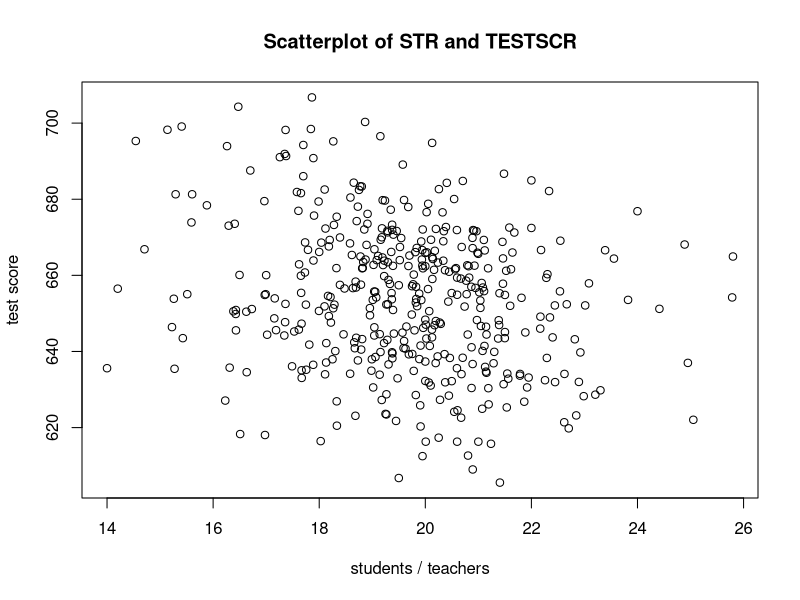
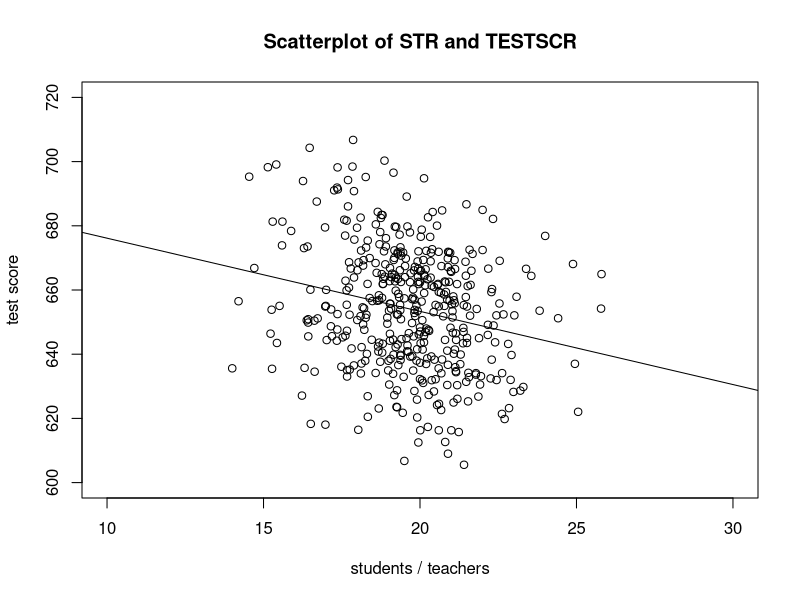
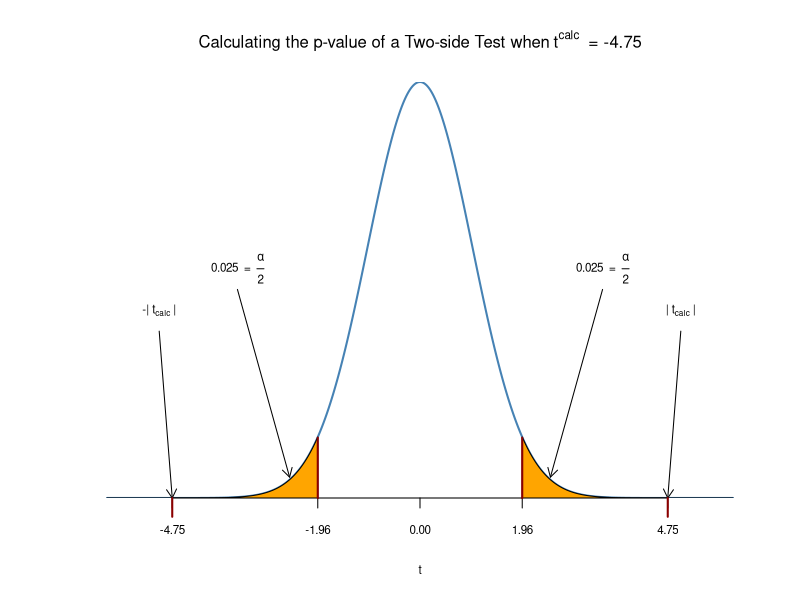
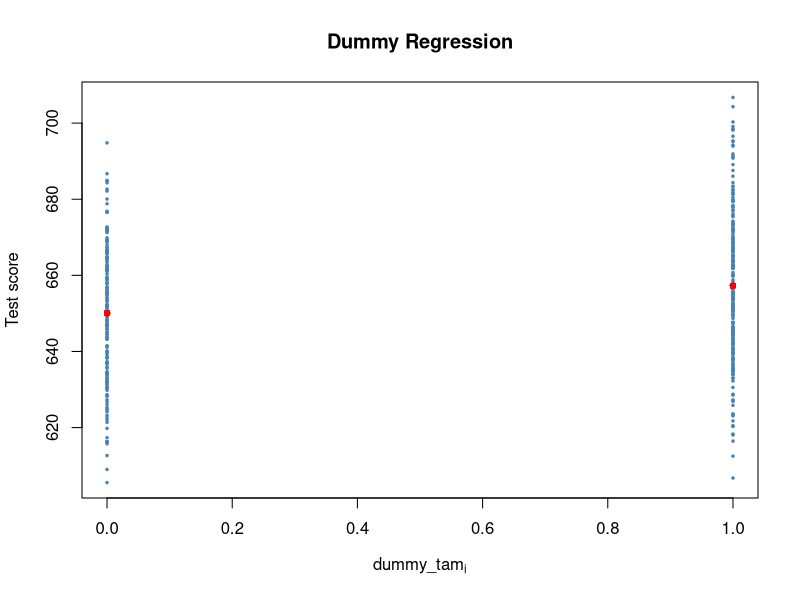

Recreate these plots in R, in order.
# --------------- Load add-on packages ---------------
library("AER")

# --------------- Load data ---------------
data("CASchools")

# Me dice que tipo de objeto es CASchools
class(CASchools)

# Describe las primeras líneas del argumento
head(CASchools)

# --------------- New variables ---------------
CASchools$str <- CASchools$students / CASchools$teachers
CASchools$testscr <- (CASchools$read + CASchools$math) / 2

# --------------- Estadísticas descriptivas ---------------

# Mean
mean_str <- mean(CASchools$str)
mean_testscr <- mean(CASchools$testscr)

# Standard deviations
sd_str <- sd(CASchools$str)
sd_testscr <- sd(CASchools$testscr)

# Set up a vector of percentiles and compute the quantiles
quantiles <- c(0.1, 0.25, 0.4, 0.5, 0.6, 0.75, 0.9)
quant_str <- quantile(CASchools$str, quantiles)
quant_testscr <- quantile(CASchools$testscr, quantiles)

# Gather everything in a dataframe
summary_report <- data.frame(mean = c(mean_str, mean_testscr), 
                             standard_deviation = c(sd_str, sd_testscr), 
                             quantile = rbind(quant_str, quant_testscr))
summary_report

# Gráfico de nube de puntos
plot(x = CASchools$str, y = CASchools$testscr, 
     main = "Scatterplot of STR and TESTSCR",
     xlab = "students / teachers", 
     ylab = "test score")

# Correlación
cor(x = CASchools$str, y = CASchools$testscr)

# --------------- Estimación de b1hat y b0hat ---------------

# Command attach: allows to use the variables contained in CASchools directly
attach(CASchools)

# Compute beta1_hat
beta_1 <- sum( (str - mean(str)) * (testscr - mean(testscr)) / 
               sum( (str - mean(str))^2 ) )

# Compute beta0_hat
beta_0 <- mean(testscr) - beta_1 * mean(str)

# --------------- Parte automática ---------------

# Estimate the model and assign the result lo linear_model
linear_model <- lm(formula = testscr ~ str, 
                   data = CASchools)
linear_model
summary(linear_model)

# --------------- Data plot ---------------

plot(x = str, y = testscr, 
     main = "Scatterplot of STR and TESTSCR", 
     xlab = "students / teachers", 
     ylab = "test score", 
     xlim = c(10, 30), 
     ylim = c(600, 720))

# Add the regression line
abline(linear_model)

# --------------- Parte manual ---------------

# Compute R^2 manually
SSR <- sum(linear_model$residuals^2)
SST <- sum((testscr - mean(testscr))^2)
R2 <- 1 - SSR/SST

# Compute Root MSE
n <- nrow(CASchools)
MSE <- sqrt(SSR / (n - 2))
# Entre más grande sea, la precisión del modelo es menor

# --------------- Prueba de hipótesis ---------------

# Print the summary of the coefficients to the console
summary(linear_model)$coefficients

# Determine residual degress of freedom
linear_model$df.residual

# p - value (dos colas)
2 * pt(q = -4.751327, df = 418)

# However since n is sufficiently large one could just as well use the standard
# normal density to compute p-value:
2 * pnorm(q = -4.751327)

# --------------- Results plot ---------------

# Plot the standard normal on the support [-6, 6]
t <- seq(-6, 6, 0.01)
plot(x = t, 
     y = dnorm(x = t, mean = 0, sd = 1), 
     type = "l", 
     col = "steelblue", 
     lwd = 2, 
     yaxs = "i", 
     axes = F, 
     ylab = "", 
     main = expression(
       "Calculating the p-value of a Two-side Test when" ~ t^calc ~ " = -4.75"
     ), 
     cex.lab = 0.7, 
     cex.main = 1)

tcalc <- -4.75
axis(side = 1, 
     at = c(0, -1.96, 1.96, -tcalc, tcalc), 
     cex.axis = 0.7)

# Shade the critical regions using polygon():
# Critical region in left tail
polygon(x = c(-6, seq(-6, -1.96, 0.01), -1.96), 
        y = c(0, dnorm(seq(-6, -1.96, 0.01)), 0), 
        col = "orange")
# Critical region in right tail
polygon(x = c(1.96, seq(1.96, 6, 0.01), 6), 
        y = c(0, dnorm(seq(1.96, 6, 0.01)), 0), 
        col = "orange")

# Add arrows and texts indicating critical regions and the p-value
arrows(x0 = -3.5, y0 = 0.2, x1 = -2.5, y1 = 0.02, length = 0.1)
arrows(x0 = 3.5, y0 = 0.2, x1 = 2.5, y1 = 0.02, length = 0.1)
arrows(x0 = -5, y0 = 0.16, x1 = -4.75, y1 = 0, length = 0.1)
arrows(x0 = 5, y0 = 0.16, x1 = 4.75, y1 = 0, length = 0.1)
text(x = -3.5, y = 0.22, 
     labels = expression("0.025" ~ " = " ~ over(alpha, 2)), 
     cex = 0.7)
text(x = 3.5, y = 0.22, 
     labels = expression("0.025" ~ " = " ~ over(alpha, 2)), 
     cex = 0.7)
text(x = -5, y = 0.18, 
     labels = expression(paste("-| ", t[calc], " |")), 
     cex = 0.7)
text(x = 5, y = 0.18, 
     labels = expression(paste("| ", t[calc], " |")), 
     cex = 0.7)

# Add ticks indicating critical values at the 0.05-level, t^calc and -t^calc
rug(x = c(-1.96, 1.96), 
    ticksize = 0.145, 
    lwd = 2, 
    col = "darkred")
rug(x = c(-tcalc, tcalc), 
    ticksize = -0.0451, 
    lwd = 2, 
    col = "darkred")

# --------------- Regresión con variable binaria ---------------

CASchools$dummy_tam <- CASchools$str < 20
head(CASchools)

# Plot the data
plot(x = CASchools$dummy_tam, y = CASchools$testscr, 
     # Provide the data to be plotted
     pch = 20, # Use filled circles as plot symbols
     cex = 0.5, # Set size of plot symbols to 0.5
     col = "steelblue", # Set the symbols color to "steelblue"
     # Set title and axis names
     xlab = expression(dummy_tam[i]), 
     ylab = "Test score", 
     main = "Dummy Regression")

# Estimate the dummy regression model
dummy_model <- lm(formula = testscr ~ dummy_tam, data = CASchools)
summary(dummy_model)

# Add group specific predictions to the plot
points(x = CASchools$dummy_tam, 
       y = predict(dummy_model), 
       col = "red", 
       pch = 20)

# Confidence intervals for coefficients in the dummy regression model
confint(dummy_model)
